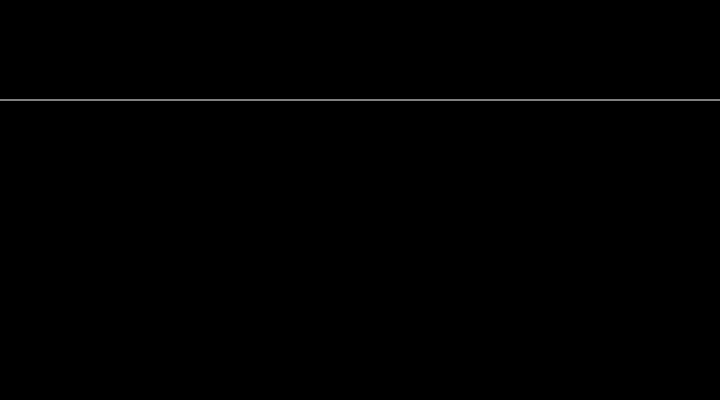
Frame 1 (no input)
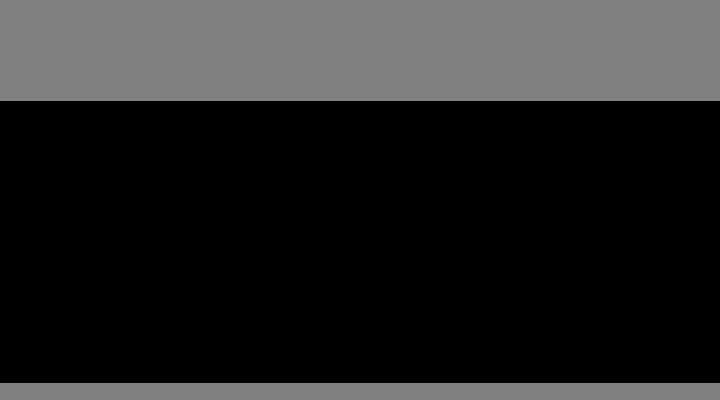
Frame 60 (no input)
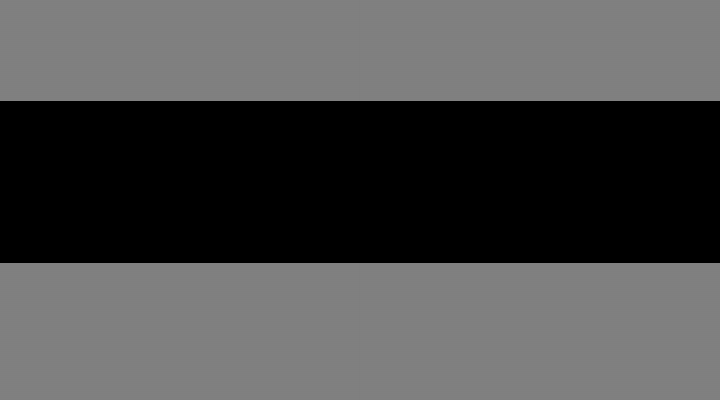
Frame 120 (the mouse pressed at the canvas centre since frame 60)

The p5.js sketch that drew these frames (run headless with seeded random() and noise() and a simulated clock; from frame 60 on, the mouse is pressed at the canvas centre):

// p5.js sketch
// ── sketch.js
let y = 100;

function setup(){
	
	createCanvas(720, 400);
	background(0);
	frameRate(60);
}

function draw(){
	
	stroke(255);
	line(0,y, width,y)

	if( y > 0){
		y -= 2;
	} else{
		y = height;
	}
}
